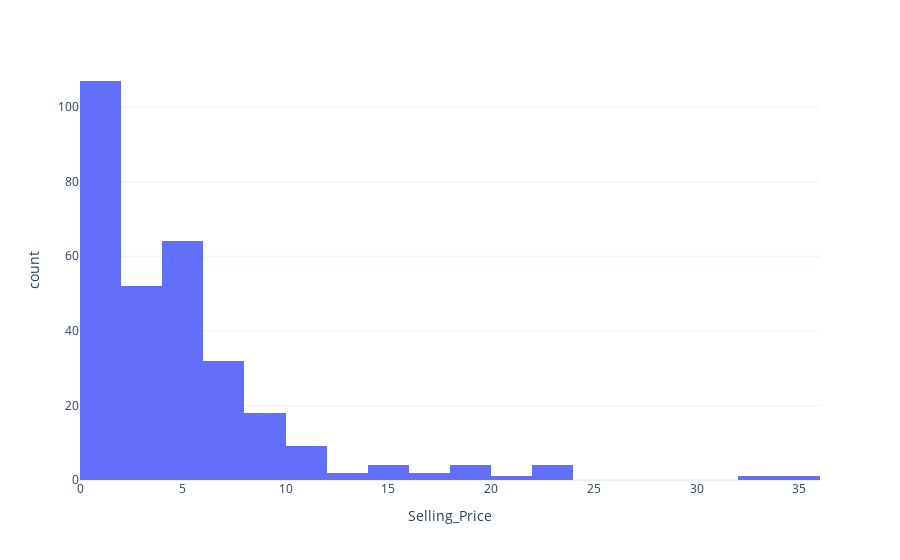

Write notebook code for a chart like this one.
### Code cell
fig.show()

### Figure 1 — Plotly figure (JSON) as saved in the notebook; plotly's stock layout.template omitted (floating-point values rounded to 4 significant figures; data arrays with more than 128 entries replaced by an {"elided": "..."} marker saying what was removed)
{"data": [{"alignmentgroup": "True", "bingroup": "x", "hovertemplate": "Selling_Price=%{x}<br>count=%{y}<extra></extra>", "legendgroup": "", "marker": {"color": "#636efa", "pattern": {"shape": ""}}, "name": "", "offsetgroup": "", "orientation": "v", "showlegend": false, "type": "histogram", "x": {"elided": "301 float values"}, "xaxis": "x", "yaxis": "y"}], "layout": {"barmode": "relative", "legend": {"tracegroupgap": 0}, "margin": {"t": 60}, "xaxis": {"anchor": "y", "domain": [0, 1], "title": {"text": "Selling_Price"}}, "yaxis": {"anchor": "x", "domain": [0, 1], "title": {"text": "count"}}}}
